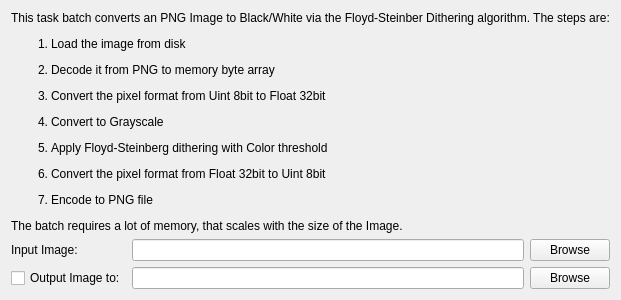
<?xml version="1.0" encoding="UTF-8"?>
<ui version="4.0">
 <class>ImageTasksProperties</class>
 <widget class="QWidget" name="ImageTasksProperties">
  <property name="windowTitle">
   <string>Form</string>
  </property>
  <layout class="QVBoxLayout" name="verticalLayout">
   <item>
    <widget class="QLabel" name="lblDescription">
     <property name="text">
      <string>&lt;html&gt;&lt;head/&gt;&lt;body&gt;&lt;p&gt;This task batch converts an PNG Image to Black/White via the Floyd-Steinber Dithering algorithm. The steps are:&lt;/p&gt;&lt;ol style=&quot;margin-top: 0px; margin-bottom: 0px; margin-left: 0px; margin-right: 0px; -qt-list-indent: 1;&quot;&gt;&lt;li style=&quot; margin-top:12px; margin-bottom:12px; margin-left:0px; margin-right:0px; -qt-block-indent:0; text-indent:0px;&quot;&gt;Load the image from disk&lt;/li&gt;&lt;li style=&quot; margin-top:12px; margin-bottom:12px; margin-left:0px; margin-right:0px; -qt-block-indent:0; text-indent:0px;&quot;&gt;Decode it from PNG to memory byte array&lt;/li&gt;&lt;li style=&quot; margin-top:12px; margin-bottom:12px; margin-left:0px; margin-right:0px; -qt-block-indent:0; text-indent:0px;&quot;&gt;Convert the pixel format from Uint 8bit to Float 32bit&lt;/li&gt;&lt;li style=&quot; margin-top:12px; margin-bottom:12px; margin-left:0px; margin-right:0px; -qt-block-indent:0; text-indent:0px;&quot;&gt;Convert to Grayscale&lt;/li&gt;&lt;li style=&quot; margin-top:12px; margin-bottom:12px; margin-left:0px; margin-right:0px; -qt-block-indent:0; text-indent:0px;&quot;&gt;Apply Floyd-Steinberg dithering with Color threshold&lt;/li&gt;&lt;li style=&quot; margin-top:12px; margin-bottom:12px; margin-left:0px; margin-right:0px; -qt-block-indent:0; text-indent:0px;&quot;&gt;Convert the pixel format from Float 32bit to Uint 8bit&lt;/li&gt;&lt;li style=&quot; margin-top:12px; margin-bottom:12px; margin-left:0px; margin-right:0px; -qt-block-indent:0; text-indent:0px;&quot;&gt;Encode to PNG file&lt;/li&gt;&lt;/ol&gt;&lt;p&gt;The batch requires a lot of memory, that scales with the size of the Image.&lt;/p&gt;&lt;/body&gt;&lt;/html&gt;</string>
     </property>
    </widget>
   </item>
   <item>
    <layout class="QGridLayout" name="glProperties">
     <item row="1" column="1">
      <widget class="QLineEdit" name="leOutputImage"/>
     </item>
     <item row="0" column="1">
      <widget class="QLineEdit" name="leInputImage"/>
     </item>
     <item row="0" column="0">
      <widget class="QLabel" name="lblInputFile">
       <property name="text">
        <string>Input Image:</string>
       </property>
      </widget>
     </item>
     <item row="0" column="2">
      <widget class="QPushButton" name="pbSelectInput">
       <property name="text">
        <string>Browse</string>
       </property>
      </widget>
     </item>
     <item row="1" column="2">
      <widget class="QPushButton" name="pbSelectOutput">
       <property name="text">
        <string>Browse</string>
       </property>
      </widget>
     </item>
     <item row="1" column="0">
      <widget class="QCheckBox" name="chkOutputImage">
       <property name="text">
        <string>Output Image to:</string>
       </property>
      </widget>
     </item>
    </layout>
   </item>
  </layout>
 </widget>
 <resources/>
 <connections/>
</ui>
